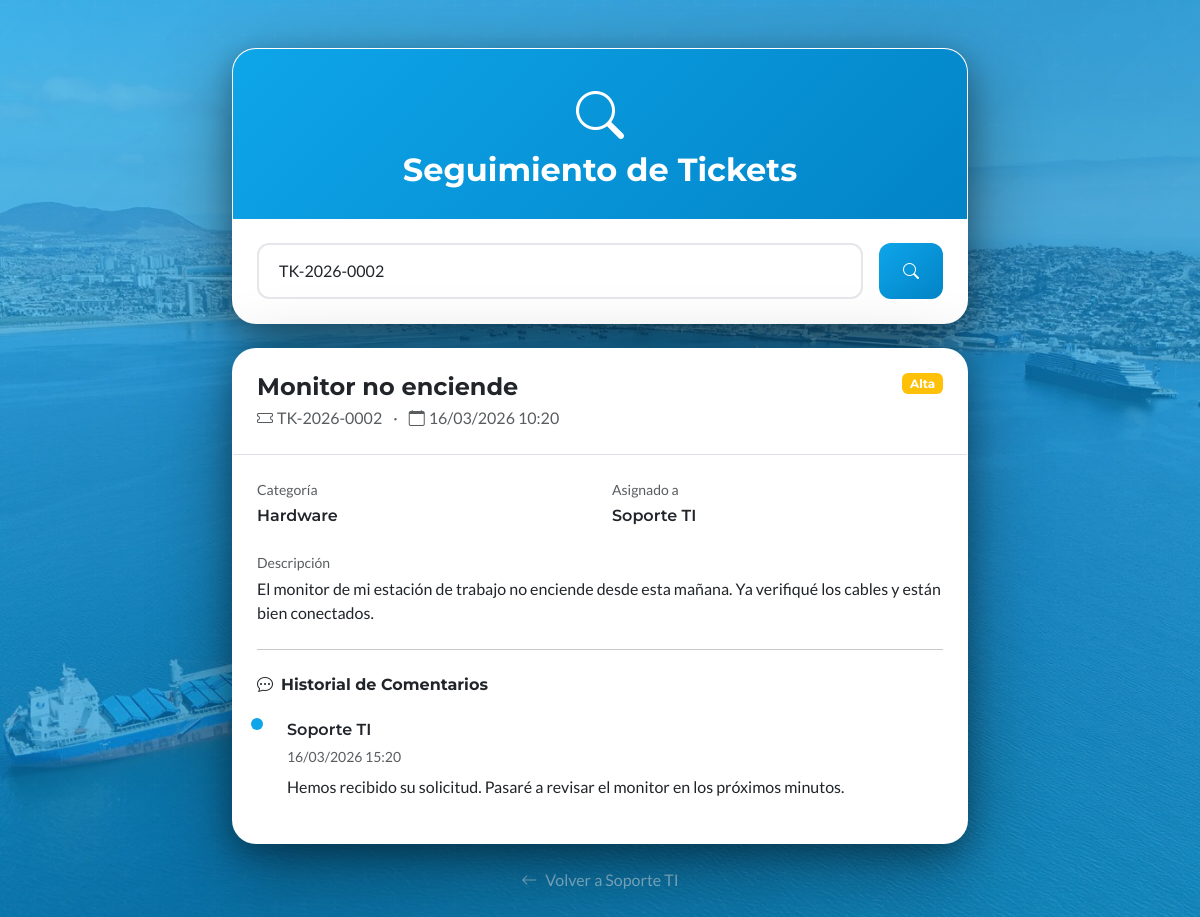
Screenshot of /seguimiento_ticket.php?ticket=TK-2026-0002 with the database file from the repository.
### tables this page shows
CREATE TABLE IF NOT EXISTS tickets (
    id INT AUTO_INCREMENT PRIMARY KEY,
    ticket_number VARCHAR(20) NOT NULL UNIQUE,
    user_id INT DEFAULT NULL,
    user_name VARCHAR(100) DEFAULT NULL,
    user_email VARCHAR(150) DEFAULT NULL,
    user_department VARCHAR(100) DEFAULT NULL,
    user_phone VARCHAR(20) DEFAULT NULL,
    category ENUM('hardware', 'software', 'red', 'acceso', 'otro') NOT NULL DEFAULT 'otro',
    priority ENUM('baja', 'media', 'alta', 'urgente') NOT NULL DEFAULT 'media',
    title VARCHAR(200) NOT NULL,
    description TEXT NOT NULL,
    status ENUM('abierto', 'asignado', 'en_proceso', 'pendiente', 'en_pausa', 'resuelto', 'cerrado') DEFAULT 'abierto',
    assigned_to INT DEFAULT NULL,
    assigned_by INT DEFAULT NULL,
    resolution TEXT DEFAULT NULL,
    resolution_type ENUM('solucionado', 'sin_solucion', 'duplicado', 'cancelado') DEFAULT NULL,
    created_at TIMESTAMP DEFAULT CURRENT_TIMESTAMP,
    first_response_at TIMESTAMP NULL,
    assigned_at TIMESTAMP NULL,
    work_started_at TIMESTAMP NULL,
    resolved_at TIMESTAMP NULL,
    closed_at TIMESTAMP NULL,
    updated_at TIMESTAMP DEFAULT CURRENT_TIMESTAMP ON UPDATE CURRENT_TIMESTAMP,
    sla_response_target INT DEFAULT NULL,
    sla_resolution_target INT DEFAULT NULL,
    sla_response_met TINYINT(1) DEFAULT NULL,
    sla_resolution_met TINYINT(1) DEFAULT NULL,
    sla_paused_at TIMESTAMP NULL,
    sla_paused_minutes INT DEFAULT 0,
    FOREIGN KEY (user_id) REFERENCES users(id) ON DELETE SET NULL,
    FOREIGN KEY (assigned_to) REFERENCES users(id) ON DELETE SET NULL,
    FOREIGN KEY (assigned_by) REFERENCES users(id) ON DELETE SET NULL,
    INDEX idx_ticket_number (ticket_number),
    INDEX idx_status (status),
    INDEX idx_priority (priority),
    INDEX idx_assigned (assigned_to),
    INDEX idx_created (created_at)
);

CREATE TABLE IF NOT EXISTS users (
    id INT AUTO_INCREMENT PRIMARY KEY,
    name VARCHAR(100) NOT NULL,
    username VARCHAR(50) NOT NULL UNIQUE,
    email VARCHAR(150) NOT NULL UNIQUE,
    password VARCHAR(255) NOT NULL,
    role ENUM('admin', 'soporte', 'social', 'denuncia', 'user') NOT NULL DEFAULT 'user',
    is_active TINYINT(1) DEFAULT 1,
    last_login TIMESTAMP NULL,
    login_attempts INT DEFAULT 0,
    locked_until TIMESTAMP NULL,
    birthday DATE DEFAULT NULL,
    phone VARCHAR(20) DEFAULT NULL,
    department VARCHAR(100) DEFAULT NULL,
    position VARCHAR(100) DEFAULT NULL,
    avatar VARCHAR(255) DEFAULT NULL,
    bio TEXT DEFAULT NULL,
    created_at TIMESTAMP DEFAULT CURRENT_TIMESTAMP,
    updated_at TIMESTAMP DEFAULT CURRENT_TIMESTAMP ON UPDATE CURRENT_TIMESTAMP,
    INDEX idx_username (username),
    INDEX idx_email (email),
    INDEX idx_role (role)
);

CREATE TABLE IF NOT EXISTS ticket_comments (
    id INT AUTO_INCREMENT PRIMARY KEY,
    ticket_id INT NOT NULL,
    user_id INT DEFAULT NULL,
    user_name VARCHAR(100) DEFAULT NULL,
    comment TEXT NOT NULL,
    is_internal TINYINT(1) DEFAULT 0,
    is_first_response TINYINT(1) DEFAULT 0,
    created_at TIMESTAMP DEFAULT CURRENT_TIMESTAMP,
    FOREIGN KEY (ticket_id) REFERENCES tickets(id) ON DELETE CASCADE,
    FOREIGN KEY (user_id) REFERENCES users(id) ON DELETE SET NULL,
    INDEX idx_ticket (ticket_id)
);

### public/seguimiento_ticket.php (the view, shortened to what this page needs)
<?php
require_once '../includes/bootstrap.php';
$fromIntranet = isset($_GET['from']) && $_GET['from'] === 'intranet';
$backUrl = $fromIntranet ? 'panel_intranet.php' : 'soporte.php';
$backText = $fromIntranet ? 'Volver a Intranet' : 'Volver a Soporte TI';
$ticket = null;
if ($_SERVER['REQUEST_METHOD'] === 'POST' || isset($_GET['ticket'])) {
    $ticketNumber = sanitize($_POST['ticket_number'] ?? $_GET['ticket'] ?? '');
    if (!empty($ticketNumber)) {
        $stmt = $pdo->prepare('
            SELECT t.*,
                   COALESCE(u.name, t.user_name) as user_name,
                   COALESCE(u.email, t.user_email) as user_email,
                   a.name as assigned_name
            FROM tickets t
            LEFT JOIN users u ON t.user_id = u.id
            LEFT JOIN users a ON t.assigned_to = a.id
            WHERE t.ticket_number = ?
        ');
        $stmt->execute([$ticketNumber]);
        $ticket = $stmt->fetch();
        if (!$ticket) {
            $error = 'No se encontró ningún ticket con ese número.';
        } else {
            $stmt = $pdo->prepare('
                SELECT tc.*, COALESCE(u.name, tc.user_name) as author_name
                FROM ticket_comments tc
                LEFT JOIN users u ON tc.user_id = u.id
                WHERE tc.ticket_id = ? AND tc.is_internal = 0
                ORDER BY tc.created_at ASC
            ');
            $stmt->execute([$ticket['id']]);
            $comments = $stmt->fetchAll();
        }
    }
}
?>
<!DOCTYPE html>
<html lang="es">
<head>
    <link href="https://cdn.jsdelivr.net/npm/bootstrap@5.3.2/dist/css/bootstrap.min.css" rel="stylesheet">
    <link href="https://cdn.jsdelivr.net/npm/bootstrap-icons@1.11.1/font/bootstrap-icons.css" rel="stylesheet">
    <link href="css/seguimiento-ticket.css" rel="stylesheet">
</head>
<body class="py-5">
    <div class="container">
        <div class="row justify-content-center">
            <div class="col-lg-8">
                <div class="search-card mb-4">
                    <div class="search-header">
                        <i class="bi bi-search text-white mb-2" style="font-size: 3rem;"></i>
                        <h2 class="text-white fw-bold mb-0">Seguimiento de Tickets</h2>
                    </div>
                    <div class="p-4">
                        <form method="POST" action="" class="d-flex gap-3">
                            <input type="text" name="ticket_number" class="form-control" placeholder="Ingresa tu número de ticket (ej: TK-20260117-XXXXX)" value="<?= htmlspecialchars($_POST['ticket_number'] ?? $_GET['ticket'] ?? '') ?>">
                            <button type="submit" class="btn btn-search text-white px-4">
                                <i class="bi bi-search"></i>
                            </button>
                        </form>
                    </div>
                </div>
                <?php if ($ticket): ?>
                <div class="ticket-card fade-in">
                    <div class="p-4 border-bottom">
                        <div class="d-flex justify-content-between align-items-start">
                            <div>
                                <h4 class="fw-bold mb-1"><?= htmlspecialchars($ticket['title']) ?></h4>
                                <p class="text-muted mb-0">
                                    <i class="bi bi-ticket me-1"></i><?= $ticket['ticket_number'] ?>
                                    <span class="mx-2">·</span>
                                    <i class="bi bi-calendar me-1"></i><?= date('d/m/Y H:i', strtotime($ticket['created_at'])) ?>
                                </p>
                            </div>
                            <span class="badge bg-<?= $ticket['priority'] === 'urgente' ? 'danger' : ($ticket['priority'] === 'alta' ? 'warning' : 'secondary') ?>">
                                <?= ucfirst($ticket['priority']) ?>
                            </span>
                        </div>
                    </div>
                    <div class="p-4">
                        <div class="row g-4">
                            <div class="col-md-6">
                                <p class="text-muted small mb-1">Categoría</p>
                                <p class="fw-semibold mb-0"><?= ucfirst($ticket['category']) ?></p>
                            </div>
                            <div class="col-md-6">
                                <p class="text-muted small mb-1">Asignado a</p>
                                <p class="fw-semibold mb-0"><?= $ticket['assigned_name'] ?? 'Sin asignar' ?></p>
                            </div>
                            <div class="col-12">
                                <p class="text-muted small mb-1">Descripción</p>
                                <p class="mb-0"><?= nl2br(htmlspecialchars($ticket['description'])) ?></p>
                            </div>
                        </div>
                        <?php if (!empty($comments)): ?>
                        <hr class="my-4">
                        <h6 class="fw-bold mb-4"><i class="bi bi-chat-dots me-2"></i>Historial de Comentarios</h6>
                        <div class="timeline">
                            <?php foreach ($comments as $comment): ?>
                            <div class="timeline-item">
                                <p class="fw-semibold mb-1"><?= htmlspecialchars($comment['author_name']) ?></p>
                                <p class="text-muted small mb-2"><?= date('d/m/Y H:i', strtotime($comment['created_at'])) ?></p>
                                <p class="mb-0"><?= nl2br(htmlspecialchars($comment['comment'])) ?></p>
                            </div>
                            <?php endforeach; ?>
                        </div>
                        <?php endif; ?>
                    </div>
                </div>
                <?php endif; ?>
                <div class="text-center mt-4">
                    <a href="<?php echo $backUrl; ?>" class="text-white-50 text-decoration-none">
                        <i class="bi bi-arrow-left me-2"></i><?php echo $backText; ?>
                    </a>
                </div>
            </div>
        </div>
    </div>
</body>
</html>

### public/css/seguimiento-ticket.css (style rules this page uses)
* { font-family: 'Lato', sans-serif; }
h1, h2, h3, h4, h5, h6, .fw-bold, .fw-semibold, .btn, .badge { font-family: 'Montserrat', sans-serif; }
body { background: linear-gradient(135deg, rgba(14,165,233,0.6) 0%, rgba(2,132,199,0.65) 50%, rgba(14,165,233,0.6) 100%); min-height: 100vh; position: relative; }
body::before { content: ''; position: fixed; top: 0; left: 0; right: 0; bottom: 0; opacity: 0.5; pointer-events: none; z-index: 0; }
.search-card, .ticket-card { background: white; border-radius: 24px; box-shadow: 0 25px 80px rgba(0,0,0,0.4), 0 10px 30px rgba(0,0,0,0.3); overflow: hidden; border: 1px solid rgba(255,255,255,0.1); }
.search-header { background: linear-gradient(135deg, #0ea5e9, #0284c7); padding: 30px; text-align: center; }
.form-control { border-radius: 12px; padding: 14px 20px; border: 2px solid #e5e7eb; }
.btn-search { background: linear-gradient(135deg, #0ea5e9, #0284c7); border: none; border-radius: 12px; padding: 14px 30px; font-weight: 600; }
.timeline-item { position: relative; padding-left: 30px; padding-bottom: 20px; border-left: 2px solid #e5e7eb; }
.timeline-item::before { content: ''; position: absolute; left: -6px; top: 0; width: 12px; height: 12px; border-radius: 50%; background: #0ea5e9; }
.timeline-item:last-child { border-left: none; }
.search-card, .fade-in { animation: fadeSlideUp 0.8s ease-out forwards; opacity: 0; transform: translateY(30px); }
.fade-in { animation-delay: 0.3s; }

### rows the page displays
tickets: title "Monitor no enciende", ticket_number "TK-2026-0002", created_at "16/03/2026 10:20", priority "Alta", category "Hardware", assigned_to.name "Soporte TI", description "El monitor de mi estación de trabajo no enciende desde esta mañana. Ya verifiqué los cables y están bien conectados."
ticket_comments: author_name "Soporte TI", created_at "16/03/2026 15:20", comment "Hemos recibido su solicitud. Pasaré a revisar el monitor en los próximos minutos."

### other values shown
$backText "Volver a Soporte TI"
